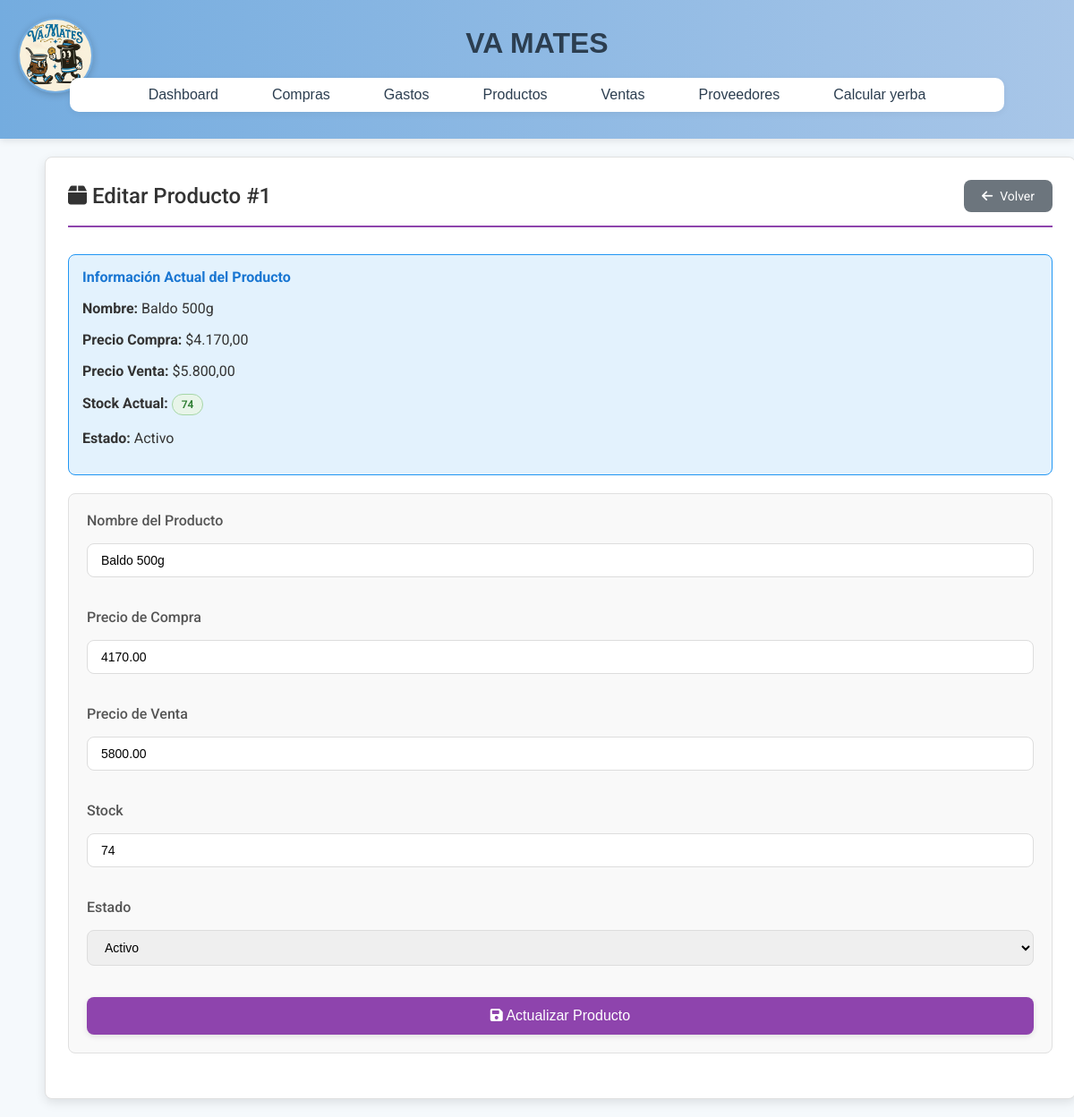
Screenshot of /productos/editar_producto.php?id=1 with the database file from the repository.
### tables this page shows
CREATE TABLE `productos` (
  `id` int(11) NOT NULL,
  `nombre` varchar(100) NOT NULL,
  `precio_compra` decimal(10,2) NOT NULL,
  `precio` decimal(10,2) NOT NULL,
  `stock` int(11) NOT NULL,
  `diferencia` decimal(10,2) NOT NULL,
  `estado` enum('activo','desactivado') NOT NULL DEFAULT 'activo'
);

### productos/editar_producto.php (the view, shortened to what this page needs)
<?php
include '../includes/header.php';
include '../config/config.php';
$id_producto = intval($_GET['id']);
$sql_producto = "SELECT * FROM productos WHERE id = ?";
$stmt = $conn->prepare($sql_producto);
$stmt->bind_param("i", $id_producto);
$stmt->execute();
$producto = $stmt->get_result()->fetch_assoc();
?>
<!DOCTYPE html>
<html lang="es">
<head>
    <link rel="stylesheet" href="/vamates3/assets/css/styles.css">
    <link rel="stylesheet" href="/vamates3/assets/css/editar/edit.css">
</head>
<body>
<div class="edit-container">
    <div class="edit-form">
        <div class="edit-header-section">
            <h2><i class="fas fa-box"></i> Editar Producto #<?= $producto['id'] ?></h2>
            <a href="index.php" class="edit-btn-back">
                <i class="fas fa-arrow-left"></i> Volver
            </a>
        </div>
        <div class="edit-info-box">
            <h4>Información Actual del Producto</h4>
            <p><strong>Nombre:</strong> <?= htmlspecialchars($producto['nombre']) ?></p>
            <p><strong>Precio Compra:</strong> $<?= number_format($producto['precio_compra'], 2, ',', '.') ?></p>
            <p><strong>Precio Venta:</strong> $<?= number_format($producto['precio'], 2, ',', '.') ?></p>
            <p><strong>Stock Actual:</strong>
                <span class="edit-badge <?=
                    $producto['stock'] == 0 ? 'edit-badge-stock-critico' :
                    ($producto['stock'] == 1 ? 'edit-badge-stock-bajo' : 'edit-badge-stock-normal')
                ?>">
                    <?= $producto['stock'] ?>
                </span>
            </p>
            <p><strong>Estado:</strong> <?= ucfirst($producto['estado']) ?></p>
        </div>
        <form id="formEditarProducto" action="actualizar_producto.php" method="post" class="edit-form-container">
            <div class="edit-form-group">
                <label for="nombre">Nombre del Producto</label>
                <input class="edit-control" type="text" name="nombre" id="nombre" value="<?= htmlspecialchars($producto['nombre']) ?>" required>
            </div>
            <div class="edit-form-group">
                <label for="precio_compra">Precio de Compra</label>
                <input class="edit-control" type="number" step="0.01" name="precio_compra" id="precio_compra"
                        value="<?= $producto['precio_compra'] ?>" min="0.01" required>
            </div>
            <div class="edit-form-group">
                <label for="precio">Precio de Venta</label>
                <input class="edit-control" type="number" step="0.01" name="precio" id="precio"
                        value="<?= $producto['precio'] ?>" min="0.01" required>
            </div>
            <div class="edit-form-group">
                <label for="stock">Stock</label>
                <input class="edit-control" type="number" name="stock" id="stock"
                        value="<?= $producto['stock'] ?>" min="0" required>
            </div>
            <div class="edit-form-group">
                <label for="estado">Estado</label>
                <select name="estado" class="edit-control" required>
                    <option value="activo" <?= $producto['estado'] == 'activo' ? 'selected' : '' ?>>Activo</option>
                </select>
            </div>
            <button type="submit" class="edit-btn-submit">
                <i class="fas fa-save"></i> Actualizar Producto
            </button>
        </form>
    </div>
</div>
</body>
</html>

### assets/css/styles.css (style rules this page uses)
body { font-family: 'Quicksand', sans-serif; margin: 0; padding: 0; background-color: #f5f9fc; color: #333; }
button, .btn-agregar, .btn-delete, .btn-submit, .btn-tema { padding: 10px 20px; font-size: 0.9rem; border: none; border-radius: 10px; cursor: pointer; transition: all 0.3s ease; background-color: #74acdf; color: #fff; box-shadow: 0 2px 6px rgba(0,0,0,0.1); }

### assets/css/editar/edit.css (style rules this page uses)
:root { --primary-color: #8e44ad; --secondary-color: #9b59b6; --danger-color: #e74c3c; --warning-color: #f39c12; --success-color: #2ecc71; --light-color: #f5f5f5; --dark-color: #333; --border-radius: 8px; --box-shadow: 0 4px 12px rgba(0, 0, 0, 0.1); }
.edit-container { max-width: 1100px; margin: 0 auto; padding: 20px; font-family: 'Roboto', sans-serif; }
.edit-form { background: #fff; border: 1px solid #e0e0e0; border-radius: var(--border-radius); padding: 25px; box-shadow: var(--box-shadow); width: 100%; }
.edit-header-section { display: flex; justify-content: space-between; align-items: center; margin-bottom: 30px; padding-bottom: 15px; border-bottom: 2px solid var(--primary-color); }
.edit-header-section h2 { color: var(--dark-color); margin: 0; font-weight: 500; }
.edit-btn-back { background-color: #6c757d; color: white; border: none; padding: 10px 20px; border-radius: var(--border-radius); cursor: pointer; font-size: 14px; text-decoration: none; display: inline-flex; align-items: center; gap: 8px; transition: background-color 0.3s; }
.edit-control { width: 100%; padding: 10px 15px; margin: 8px 0 15px; border: 1px solid #ddd; border-radius: var(--border-radius); box-sizing: border-box; font-size: 14px; transition: border-color 0.3s; }
.edit-form-group { margin-bottom: 20px; }
.edit-form-group label { display: block; margin-bottom: 8px; font-weight: 500; color: #555; }
.edit-btn-submit { background-color: var(--primary-color); color: white; border: none; padding: 12px 20px; border-radius: var(--border-radius); cursor: pointer; font-size: 16px; font-weight: 500; transition: background-color 0.3s; width: 100%; }
.edit-info-box { background: #e3f2fd; border: 1px solid #2196f3; border-radius: var(--border-radius); padding: 15px; margin-bottom: 20px; }
.edit-info-box h4 { margin: 0 0 10px 0; color: #1976d2; }
.edit-badge { display: inline-block; padding: 4px 10px; border-radius: 12px; font-size: 12px; font-weight: 600; }
.edit-badge-stock-normal { background-color: #e8f5e9; color: #2e7d32; border: 1px solid #a5d6a7; }
.edit-form-container { background: #f9f9f9; border: 1px solid #e0e0e0; border-radius: var(--border-radius); padding: 20px; margin-bottom: 25px; }

### rows the page displays
productos: id "1", nombre "Baldo 500g", precio_compra "4.170,00", precio "5.800,00", stock "74", estado "Activo", precio_compra "4170.00", precio "5800.00"
